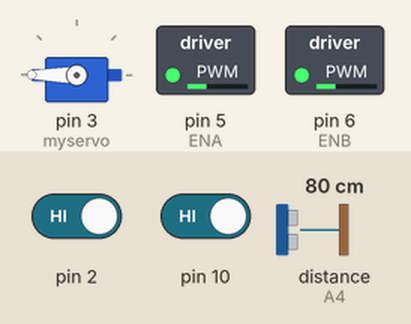
Bench run of a sketch on a simulated Arduino Uno, built with avr-gcc and run on an emulated ATmega328P. Shown: servo, switched loads named in the sketch (green lamp = pin HIGH). Wiring (inferred from the names in the program): ultrasonic range finder: trigger A5; echo A4. The inputs (shaded band) are chosen by the test bench; at power-on: pin 2 HIGH, pin 10 HIGH, distance to the obstacle (sensor on A4) 80 cm. The echo pulse lasts 58.3 µs per cm; pins used as bus, display or sensor lines are not drawn; what the sketch prints to the serial monitor is not drawn.

Above: at 2.2 s.
2.3 s: pin 2 driven LOW and pin 10 driven LOW
At 4.6 s:
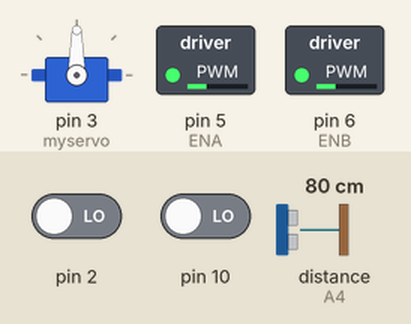
4.9 s: distance to the obstacle (sensor on A4) set to 13 cm
6.4 s: distance to the obstacle (sensor on A4) set to 10 cm
At 7.0 s:
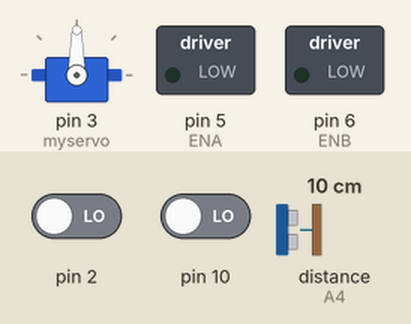
8.0 s: distance to the obstacle (sensor on A4) set to 18 cm
At 8.6 s:
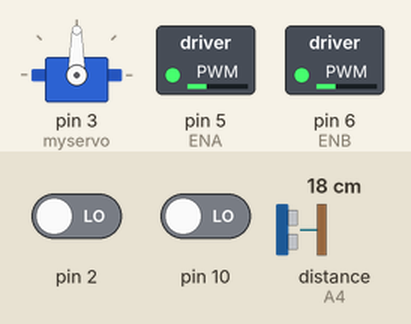
9.6 s: distance to the obstacle (sensor on A4) set to 2 cm
At 10.3 s:
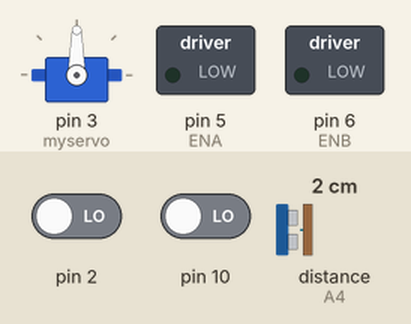
Timing chart, 0 to 12.2 s (numbered marks = the images above; inputs shaded):
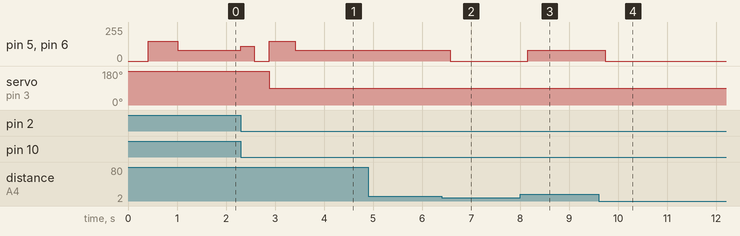

The sketch:

pp2.ino
```cpp
// Parallel Parking

#include <Servo.h>
Servo myservo;

int Echo = A4;
int Trig = A5;

#define rightTracker !digitalRead(10)
#define midTracker !digitalRead(4)
#define leftTracker !digitalRead(2)
//speed of left and right motors
#define ENA 5
#define ENB 6
#define RR 7
#define RF 8
#define LF 9
#define LR 11
#define carSpeed 110
#define turnSpeed 150
#define parkSpeed 80

int midDistance = 0, leftDistance =0;
int setDist = 25;
int parkDist = 10;
bool hasRun = false;
int state = 0;


void forward(){
  analogWrite(ENA, carSpeed);
  analogWrite(ENB, carSpeed);
  digitalWrite(RR, HIGH);
  digitalWrite(RF, LOW);
  digitalWrite(LF, LOW);
  digitalWrite(LR, HIGH);
}
void forward2(){
  analogWrite(ENA, parkSpeed);
  analogWrite(ENB, parkSpeed);
  digitalWrite(RR, HIGH);
  digitalWrite(RF, LOW);
  digitalWrite(LF, LOW);
  digitalWrite(LR, HIGH);
}

void back(){
  analogWrite(ENA, parkSpeed);
  analogWrite(ENB, parkSpeed);
  digitalWrite(RR, LOW);
  digitalWrite(RF, HIGH);
  digitalWrite(LF, HIGH);
  digitalWrite(LR, LOW);
}

void left(){
  analogWrite(ENA, turnSpeed);
  analogWrite(ENB, turnSpeed);
  digitalWrite(RR, LOW);
  digitalWrite(RF, HIGH);
  digitalWrite(LF, LOW);
  digitalWrite(LR, HIGH);
}

void right(){
  analogWrite(ENA, turnSpeed);
  analogWrite(ENB, turnSpeed);
  digitalWrite(RR, HIGH);
  digitalWrite(RF, LOW);
  digitalWrite(LF, HIGH);
  digitalWrite(LR, LOW);
}

void stop(){
   digitalWrite(ENA, LOW);
   digitalWrite(ENB, LOW);
}

void findPark(){
  myservo.write(180);
  leftDistance = Distance_test();
  Serial.print("Distance: ");
  Serial.println(leftDistance);
  if(leftDistance <setDist +5){
    forward();
  }else{
    stop();
  }
}


//Ultrasonic distance measurement Sub function
int Distance_test() {
  digitalWrite(Trig, LOW);
  delayMicroseconds(2);
  digitalWrite(Trig, HIGH);
  delayMicroseconds(10);
  digitalWrite(Trig, LOW);
  float Fdistance = pulseIn(Echo, HIGH);
  Fdistance= Fdistance / 58;
  return (int)Fdistance;
}


void setup() {
  Serial.begin(9600);
  myservo.attach(3);
  pinMode(Echo, INPUT);
  pinMode(Trig, OUTPUT);
  pinMode(10,INPUT);
  pinMode(2,INPUT);
  stop();

  myservo.write(180);
  delay(200);
  leftDistance = Distance_test();
  delay(200);
  Serial.println(leftDistance);
  if(leftDistance < (setDist+10)){
    forward();
    Serial.println("going forward");
    delay(1000);
  }
  leftDistance = Distance_test();

  if(leftDistance < (setDist+10)){
    forward();
    Serial.println("going forward2");
    delay(500);
  }
  leftDistance = Distance_test();

  if(leftDistance < (setDist+10)){
    forward();
    Serial.println("going forward3");
    delay(300);
  }
  stop();
  Serial.println("stopping");

  left();
  delay(600);
  stop();
}

void loop() {
  // put your main code here, to run repeatedly:
  if(hasRun == false){
  while(leftTracker == 0 && rightTracker == 0){
    forward2();
  }
  hasRun = true;
  }
  if(state ==0 ){
  if(leftTracker == 1){
    forward2();
    if(rightTracker == 1){
    forward();
    delay(280);
    stop();
    delay(300);
    right();
    state = 1;
  }
  }

  }

  if(state == 1){
  myservo.write(90);
  delay(525);
  midDistance = Distance_test();
  if(midDistance >= 12){
    forward2();
  }
  else{
    stop();
  }
  }
/*
if(midDistance > parkDist){
    forward2();
    delay(50);
  }if(midDistance <= parkDist){
    right();
    delay(200);
    back();
    delay(50);
    myservo.write(90);
    delay(200);
    parkMidDist = Distance_test();
    if(parkMidDist < parkDist){
      if(rightTracker == 1){
    left();
    delay(50);
  }
  if(leftTracker == 1){
    right();
    delay(50);
  }
  if(midTracker == 1){
    stop();
  }
    }
  }

*/


  /*
if(hasRun == false){
    forward();
    delay(850);
    left();
    delay(250);
    forward2();
    delay(1300);
    hasRun = true;
}

  myservo.write(40);
  delay(100);
  midDistance = Distance_test();
  delay(200);


  if(midDistance > parkDist){
    forward2();
    delay(50);
  }if(midDistance <= parkDist){
    right();
    delay(200);
    back();
    delay(50);
    myservo.write(90);
    delay(200);
    parkMidDist = Distance_test();
    if(parkMidDist < parkDist){
      stop();
    }
  }

  if(rightTracker == 1){
    left();
    delay(50);
  }
  if(leftTracker == 1){
    right();
    delay(50);
  }
  if(midTracker == 1){
    stop();
  }
*/

  /*
 myservo.write(180);
 delay(200);
 rightDistance = Distance_test();
 if(rightDistance > setDist +5){
  forward();
 }else{
  stop();
  hasRun = true;
 }


 if(hasRun == true){
 left();
 delay(300);
 forward();
 delay(500);
 hasRun = false;
 hasRun2 = true;
 }
if(hasRun2 == true){

 myservo.write(50);
 delay(200);
 midDistance = Distance_test();

  if(midDistance > parkDist){
    forward2();

    if(rightTracker == 1){
      left();
      delay(50);
    }
    else{
      right();
      delay(50);
    }
    stop();
  }else{
    hasRun2 = false;
  }
}
*/

  /*
  if(midDistance == setDist){
    setDist = 0;
    stop();
    right();
    delay(50);
    myservo.write(120);
    delay(100);
    back();
    delay(80);

    if(rightTracker == HIGH){
      left();
    }else{
      right();
    }
  }

  if(midDistance = setDist+5){
    stop();
  }
  */


}
```

Measured:
- the behaviour switches between 12 and 11 cm on distance to the obstacle (sensor on A4) (found by bisection; images 1 and 2)
- after the input at 2.3 s, pin 5 (ENA), pin 6 (ENB): 80/255 → 110/255 at once, → 0/255 0.28 s later, → 150/255 0.30 s later, → 80/255 0.53 s later; servo on pin 3 (myservo): 180° → 90° after 0.58 s
- after the input at 4.9 s, every drawn part: stays the same
- after the input at 6.4 s, pin 5 (ENA), pin 6 (ENB): 80/255 → 0/255 after 0.18 s
- after the input at 8.0 s, pin 5 (ENA), pin 6 (ENB): 0/255 → 80/255 after 0.16 s
- after the input at 9.6 s, pin 5 (ENA), pin 6 (ENB): 80/255 → 0/255 after 0.13 s
